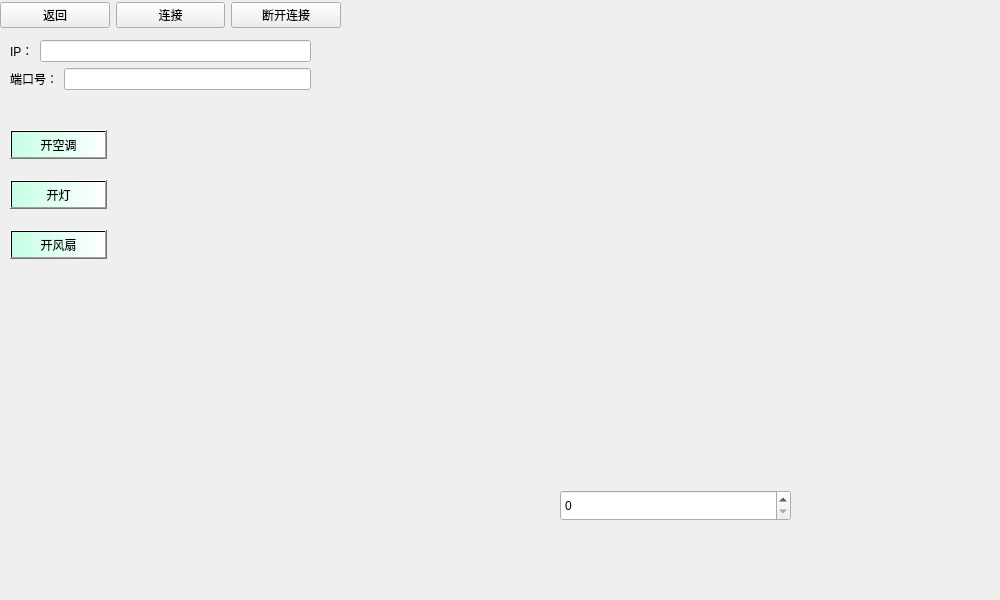
<?xml version="1.0" encoding="UTF-8"?>
<ui version="4.0">
 <class>SmartHome</class>
 <widget class="QWidget" name="SmartHome">
  <property name="geometry">
   <rect>
    <x>0</x>
    <y>0</y>
    <width>1000</width>
    <height>600</height>
   </rect>
  </property>
  <property name="windowTitle">
   <string>Form</string>
  </property>
  <widget class="QLabel" name="label_air">
   <property name="geometry">
    <rect>
     <x>380</x>
     <y>-60</y>
     <width>521</width>
     <height>331</height>
    </rect>
   </property>
   <property name="styleSheet">
    <string notr="true">image: url(:/new/prefix1/image/air0.png);</string>
   </property>
   <property name="text">
    <string/>
   </property>
  </widget>
  <widget class="QWidget" name="layoutWidget">
   <property name="geometry">
    <rect>
     <x>0</x>
     <y>0</y>
     <width>341</width>
     <height>31</height>
    </rect>
   </property>
   <layout class="QHBoxLayout" name="horizontalLayout">
    <item>
     <widget class="QPushButton" name="btn_return">
      <property name="text">
       <string>返回</string>
      </property>
     </widget>
    </item>
    <item>
     <widget class="QPushButton" name="btn_connect">
      <property name="text">
       <string>连接</string>
      </property>
     </widget>
    </item>
    <item>
     <widget class="QPushButton" name="btn_disconnect">
      <property name="text">
       <string>断开连接</string>
      </property>
     </widget>
    </item>
   </layout>
  </widget>
  <widget class="QLabel" name="label_temperature">
   <property name="geometry">
    <rect>
     <x>439</x>
     <y>390</y>
     <width>421</width>
     <height>281</height>
    </rect>
   </property>
   <property name="styleSheet">
    <string notr="true">image: url(:/new/prefix1/image/temperature.png);</string>
   </property>
   <property name="text">
    <string/>
   </property>
  </widget>
  <widget class="QPushButton" name="btn_air">
   <property name="geometry">
    <rect>
     <x>10</x>
     <y>130</y>
     <width>97</width>
     <height>29</height>
    </rect>
   </property>
   <property name="styleSheet">
    <string notr="true">QPushButton
{
background-color: qlineargradient(spread:pad, x1:0, y1:0, x2:1, y2:0, stop:0 rgba(198, 255, 229, 255), stop:1 rgba(255, 255, 255, 255));
}</string>
   </property>
   <property name="text">
    <string>开空调</string>
   </property>
  </widget>
  <widget class="QLabel" name="label_fan">
   <property name="geometry">
    <rect>
     <x>690</x>
     <y>230</y>
     <width>211</width>
     <height>171</height>
    </rect>
   </property>
   <property name="styleSheet">
    <string notr="true">image: url(:/new/prefix1/image/fan.png);</string>
   </property>
   <property name="text">
    <string/>
   </property>
  </widget>
  <widget class="QWidget" name="layoutWidget_2">
   <property name="geometry">
    <rect>
     <x>10</x>
     <y>40</y>
     <width>301</width>
     <height>52</height>
    </rect>
   </property>
   <layout class="QGridLayout" name="gridLayout">
    <item row="0" column="0">
     <widget class="QLabel" name="label">
      <property name="text">
       <string>IP：</string>
      </property>
     </widget>
    </item>
    <item row="0" column="1" colspan="2">
     <widget class="QLineEdit" name="host_ip"/>
    </item>
    <item row="1" column="0" colspan="2">
     <widget class="QLabel" name="label_2">
      <property name="text">
       <string>端口号：</string>
      </property>
     </widget>
    </item>
    <item row="1" column="2">
     <widget class="QLineEdit" name="lineEdit_ports"/>
    </item>
   </layout>
  </widget>
  <widget class="QPushButton" name="btn_bulb">
   <property name="geometry">
    <rect>
     <x>10</x>
     <y>180</y>
     <width>97</width>
     <height>29</height>
    </rect>
   </property>
   <property name="styleSheet">
    <string notr="true">QPushButton
{
background-color: qlineargradient(spread:pad, x1:0, y1:0, x2:1, y2:0, stop:0 rgba(198, 255, 229, 255), stop:1 rgba(255, 255, 255, 255));
}</string>
   </property>
   <property name="text">
    <string>开灯</string>
   </property>
  </widget>
  <widget class="QPushButton" name="btn_fan">
   <property name="geometry">
    <rect>
     <x>10</x>
     <y>230</y>
     <width>97</width>
     <height>29</height>
    </rect>
   </property>
   <property name="styleSheet">
    <string notr="true">QPushButton
{
background-color: qlineargradient(spread:pad, x1:0, y1:0, x2:1, y2:0, stop:0 rgba(198, 255, 229, 255), stop:1 rgba(255, 255, 255, 255));
}</string>
   </property>
   <property name="text">
    <string>开风扇</string>
   </property>
  </widget>
  <widget class="QSpinBox" name="spinBox_temperature">
   <property name="geometry">
    <rect>
     <x>560</x>
     <y>490</y>
     <width>231</width>
     <height>31</height>
    </rect>
   </property>
  </widget>
  <widget class="QLabel" name="label_bulb">
   <property name="geometry">
    <rect>
     <x>360</x>
     <y>230</y>
     <width>321</width>
     <height>161</height>
    </rect>
   </property>
   <property name="styleSheet">
    <string notr="true">image: url(:/new/prefix1/image/bulb1.jfif);</string>
   </property>
   <property name="text">
    <string/>
   </property>
  </widget>
 </widget>
 <resources/>
 <connections/>
</ui>
